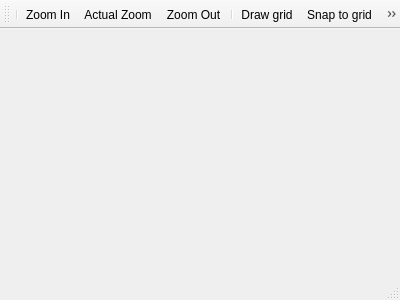
<?xml version="1.0" encoding="UTF-8"?>
<ui version="4.0">
 <class>MainWindow</class>
 <widget class="QMainWindow" name="MainWindow">
  <property name="geometry">
   <rect>
    <x>0</x>
    <y>0</y>
    <width>400</width>
    <height>300</height>
   </rect>
  </property>
  <property name="windowTitle">
   <string>MainWindow</string>
  </property>
  <widget class="QWidget" name="centralWidget"/>
  <widget class="QMenuBar" name="menuBar">
   <property name="geometry">
    <rect>
     <x>0</x>
     <y>0</y>
     <width>400</width>
     <height>22</height>
    </rect>
   </property>
  </widget>
  <widget class="QToolBar" name="mainToolBar">
   <property name="allowedAreas">
    <set>Qt::LeftToolBarArea|Qt::RightToolBarArea|Qt::TopToolBarArea</set>
   </property>
   <property name="iconSize">
    <size>
     <width>16</width>
     <height>16</height>
    </size>
   </property>
   <attribute name="toolBarArea">
    <enum>TopToolBarArea</enum>
   </attribute>
   <attribute name="toolBarBreak">
    <bool>false</bool>
   </attribute>
   <addaction name="separator"/>
   <addaction name="actionZoom_In"/>
   <addaction name="actionZoom_Actual"/>
   <addaction name="actionZoom_Out"/>
   <addaction name="separator"/>
   <addaction name="actionGrid_draw"/>
   <addaction name="actionGrid_snap"/>
   <addaction name="separator"/>
   <addaction name="actionUndo"/>
   <addaction name="actionRedo"/>
   <addaction name="separator"/>
   <addaction name="actionTool_edit"/>
   <addaction name="actionTool_box"/>
  </widget>
  <widget class="QStatusBar" name="statusBar"/>
  <action name="actionZoom_In">
   <property name="icon">
    <iconset resource="icons.qrc">
     <normaloff>:/icons/magnifier-zoom-in.png</normaloff>:/icons/magnifier-zoom-in.png</iconset>
   </property>
   <property name="text">
    <string>Zoom In</string>
   </property>
   <property name="toolTip">
    <string>Increment zoom</string>
   </property>
  </action>
  <action name="actionZoom_Out">
   <property name="icon">
    <iconset resource="icons.qrc">
     <normaloff>:/icons/magnifier-zoom-out.png</normaloff>:/icons/magnifier-zoom-out.png</iconset>
   </property>
   <property name="text">
    <string>Zoom Out</string>
   </property>
   <property name="toolTip">
    <string>Decrement zoom</string>
   </property>
  </action>
  <action name="actionZoom_Actual">
   <property name="icon">
    <iconset resource="icons.qrc">
     <normaloff>:/icons/magnifier-zoom-actual.png</normaloff>:/icons/magnifier-zoom-actual.png</iconset>
   </property>
   <property name="text">
    <string>Actual Zoom</string>
   </property>
   <property name="toolTip">
    <string>Set zoom 1:1</string>
   </property>
  </action>
  <action name="actionGrid_draw">
   <property name="checkable">
    <bool>true</bool>
   </property>
   <property name="icon">
    <iconset resource="icons.qrc">
     <normaloff>:/icons/grid.png</normaloff>:/icons/grid.png</iconset>
   </property>
   <property name="text">
    <string>Draw grid</string>
   </property>
   <property name="toolTip">
    <string>Draw grid</string>
   </property>
  </action>
  <action name="actionGrid_snap">
   <property name="checkable">
    <bool>true</bool>
   </property>
   <property name="icon">
    <iconset resource="icons.qrc">
     <normaloff>:/icons/grid-snap.png</normaloff>:/icons/grid-snap.png</iconset>
   </property>
   <property name="text">
    <string>Snap to grid</string>
   </property>
   <property name="toolTip">
    <string>Snap to grid</string>
   </property>
  </action>
  <action name="actionUndo">
   <property name="icon">
    <iconset resource="icons.qrc">
     <normaloff>:/icons/undo.png</normaloff>:/icons/undo.png</iconset>
   </property>
   <property name="text">
    <string>Undo</string>
   </property>
   <property name="toolTip">
    <string>Undo last action</string>
   </property>
  </action>
  <action name="actionRedo">
   <property name="icon">
    <iconset resource="icons.qrc">
     <normaloff>:/icons/redo.png</normaloff>:/icons/redo.png</iconset>
   </property>
   <property name="text">
    <string>Redo</string>
   </property>
   <property name="toolTip">
    <string>Redo action</string>
   </property>
  </action>
  <action name="actionTool_edit">
   <property name="checkable">
    <bool>true</bool>
   </property>
   <property name="icon">
    <iconset resource="icons.qrc">
     <normaloff>:/icons/arrow.png</normaloff>:/icons/arrow.png</iconset>
   </property>
   <property name="text">
    <string>Edit tool</string>
   </property>
  </action>
  <action name="actionTool_box">
   <property name="checkable">
    <bool>true</bool>
   </property>
   <property name="icon">
    <iconset resource="icons.qrc">
     <normaloff>:/icons/box.png</normaloff>:/icons/box.png</iconset>
   </property>
   <property name="text">
    <string>Box tool</string>
   </property>
  </action>
 </widget>
 <layoutdefault spacing="6" margin="11"/>
 <resources>
  <include location="icons.qrc"/>
 </resources>
 <connections/>
</ui>
